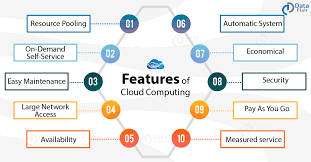
#> input picture download.png, 311 x 162 px
$ python cam_open_cv.py
#> lines starting #> are read from the running program, lines starting #| are printed output that depends on the picture
# reading and displaying image
# import library
import cv2 as cv
import sys

from cv2 import cvtColor

# file visulaization
img=cv.imread('download.png')
#> img is the input picture: shape (162, 311, 3); mean B, G, R 232.8, 234.1, 235
cv.imshow("pehli image", img)

#resize img
# img= cv.resize(img,(800,600))

# conversion code
gray_img = cvtColor(img, cv.COLOR_BGR2GRAY)
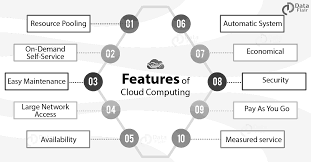
#> gray_img: shape (162, 311); min 0, max 255, mean 234.2
cv.imshow("dosri image", img)

#file dispaly
cv.waitKey(0)
